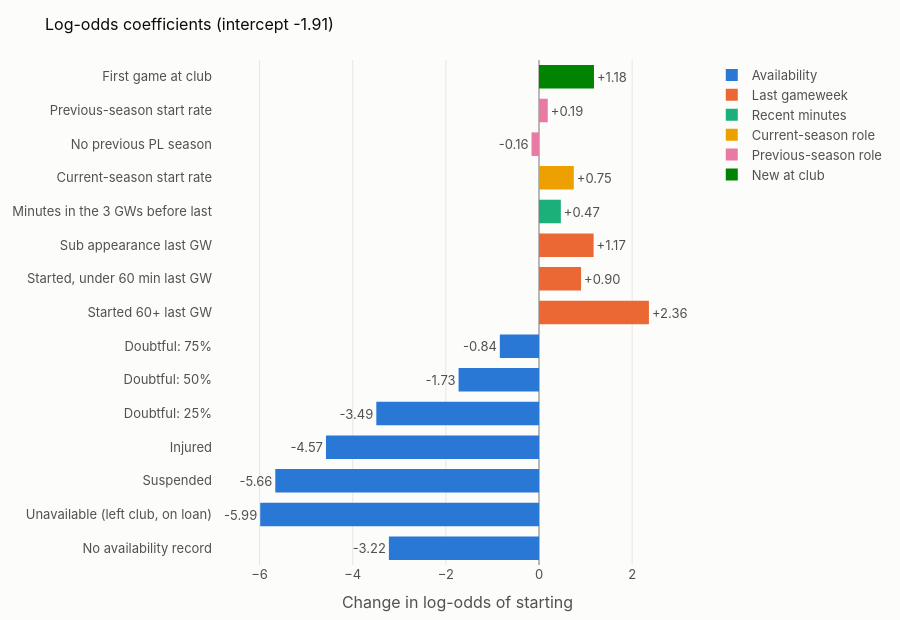

The code cell stored with this chart in its notebook:
### Markdown cell above
## 11. Coefficients

The frozen model's coefficients, grouped by concept:

### Code cell
groups = {"availability_status": "Availability", "last_gw_role": "Last gameweek",
          "minutes_prior_3_gws": "Recent minutes", "current_season_start_rate": "Current-season role",
          "previous_season_start_rate": "Previous-season role", "no_previous_season": "Previous-season role",
          "first_game_at_club": "New at club"}
coef = pd.DataFrame({"feature": model["transformed_features"]})
coef["coefficient"] = coef["feature"].map(model["coefficients"])
coef["concept"] = coef["feature"].map(lambda f: groups[f.split("__")[0]])
coef["label"] = coef["feature"].map(LABELS)
continuous = set(model["preprocessing"]["continuous"])
coef["reads as"] = coef["feature"].map(lambda f: "per 1 SD" if f in continuous else
                                       "vs reference" if "__" in f else "flag = 1")
order = list(dict.fromkeys(groups.values()))
fig = px.bar(coef.iloc[::-1], x="coefficient", y="label", color="concept", orientation="h",
             text=coef.iloc[::-1]["coefficient"].map("{:+.2f}".format),
             hover_data={"reads as": True, "label": False},
             category_orders={"concept": order},
             color_discrete_sequence=[BLUE, ORANGE, AQUA, YELLOW, MAGENTA, GREEN],
             title=f'Log-odds coefficients (intercept {model["intercept"]:+.2f})')
fig.update_traces(textposition="outside", cliponaxis=False, marker_line_width=0)
fig.update_xaxes(title="Change in log-odds of starting", range=[-7, 3.5], zeroline=True, zerolinewidth=1.5)
fig.update_yaxes(title=None)
fig.update_layout(height=620, width=900, bargap=0.3, legend=dict(title=None, traceorder="normal"))
fig

### Figure 1 — Plotly figure (JSON) as saved in the notebook; plotly's stock layout.template omitted (floating-point values rounded to 4 significant figures)
{"data": [{"cliponaxis": false, "customdata": [["vs reference"], ["vs reference"], ["vs reference"], ["vs reference"], ["vs reference"], ["vs reference"], ["vs reference"]], "hovertemplate": "concept=Availability<br>coefficient=%{x}<br>text=%{text}<br>reads as=%{customdata[0]}<extra></extra>", "legendgroup": "Availability", "marker": {"color": "#2a78d6", "line": {"width": 0}, "pattern": {"shape": ""}}, "name": "Availability", "orientation": "h", "showlegend": true, "text": ["-3.22", "-5.99", "-5.66", "-4.57", "-3.49", "-1.73", "-0.84"], "textposition": "outside", "type": "bar", "x": [-3.223, -5.986, -5.663, -4.574, -3.493, -1.727, -0.841], "xaxis": "x", "y": ["No availability record", "Unavailable (left club, on loan)", "Suspended", "Injured", "Doubtful: 25%", "Doubtful: 50%", "Doubtful: 75%"], "yaxis": "y"}, {"cliponaxis": false, "customdata": [["vs reference"], ["vs reference"], ["vs reference"]], "hovertemplate": "concept=Last gameweek<br>coefficient=%{x}<br>text=%{text}<br>reads as=%{customdata[0]}<extra></extra>", "legendgroup": "Last gameweek", "marker": {"color": "#eb6834", "line": {"width": 0}, "pattern": {"shape": ""}}, "name": "Last gameweek", "orientation": "h", "showlegend": true, "text": ["+2.36", "+0.90", "+1.17"], "textposition": "outside", "type": "bar", "x": [2.36, 0.903, 1.173], "xaxis": "x", "y": ["Started 60+ last GW", "Started, under 60 min last GW", "Sub appearance last GW"], "yaxis": "y"}, {"cliponaxis": false, "customdata": [["per 1 SD"]], "hovertemplate": "concept=Recent minutes<br>coefficient=%{x}<br>text=%{text}<br>reads as=%{customdata[0]}<extra></extra>", "legendgroup": "Recent minutes", "marker": {"color": "#1baf7a", "line": {"width": 0}, "pattern": {"shape": ""}}, "name": "Recent minutes", "orientation": "h", "showlegend": true, "text": ["+0.47"], "textposition": "outside", "type": "bar", "x": [0.4692], "xaxis": "x", "y": ["Minutes in the 3 GWs before last"], "yaxis": "y"}, {"cliponaxis": false, "customdata": [["per 1 SD"]], "hovertemplate": "concept=Current-season role<br>coefficient=%{x}<br>text=%{text}<br>reads as=%{customdata[0]}<extra></extra>", "legendgroup": "Current-season role", "marker": {"color": "#eda100", "line": {"width": 0}, "pattern": {"shape": ""}}, "name": "Current-season role", "orientation": "h", "showlegend": true, "text": ["+0.75"], "textposition": "outside", "type": "bar", "x": [0.7469], "xaxis": "x", "y": ["Current-season start rate"], "yaxis": "y"}, {"cliponaxis": false, "customdata": [["flag = 1"], ["per 1 SD"]], "hovertemplate": "concept=Previous-season role<br>coefficient=%{x}<br>text=%{text}<br>reads as=%{customdata[0]}<extra></extra>", "legendgroup": "Previous-season role", "marker": {"color": "#e87ba4", "line": {"width": 0}, "pattern": {"shape": ""}}, "name": "Previous-season role", "orientation": "h", "showlegend": true, "text": ["-0.16", "+0.19"], "textposition": "outside", "type": "bar", "x": [-0.1601, 0.1883], "xaxis": "x", "y": ["No previous PL season", "Previous-season start rate"], "yaxis": "y"}, {"cliponaxis": false, "customdata": [["flag = 1"]], "hovertemplate": "concept=New at club<br>coefficient=%{x}<br>text=%{text}<br>reads as=%{customdata[0]}<extra></extra>", "legendgroup": "New at club", "marker": {"color": "#008300", "line": {"width": 0}, "pattern": {"shape": ""}}, "name": "New at club", "orientation": "h", "showlegend": true, "text": ["+1.18"], "textposition": "outside", "type": "bar", "x": [1.18], "xaxis": "x", "y": ["First game at club"], "yaxis": "y"}], "layout": {"bargap": 0.3, "barmode": "relative", "height": 620, "legend": {"title": {}, "tracegroupgap": 0, "traceorder": "normal"}, "title": {"text": "Log-odds coefficients (intercept -1.91)"}, "width": 900, "xaxis": {"anchor": "y", "domain": [0, 1], "range": [-7, 3.5], "title": {"text": "Change in log-odds of starting"}, "zeroline": true, "zerolinewidth": 1.5}, "yaxis": {"anchor": "x", "domain": [0, 1], "title": {}}}}
